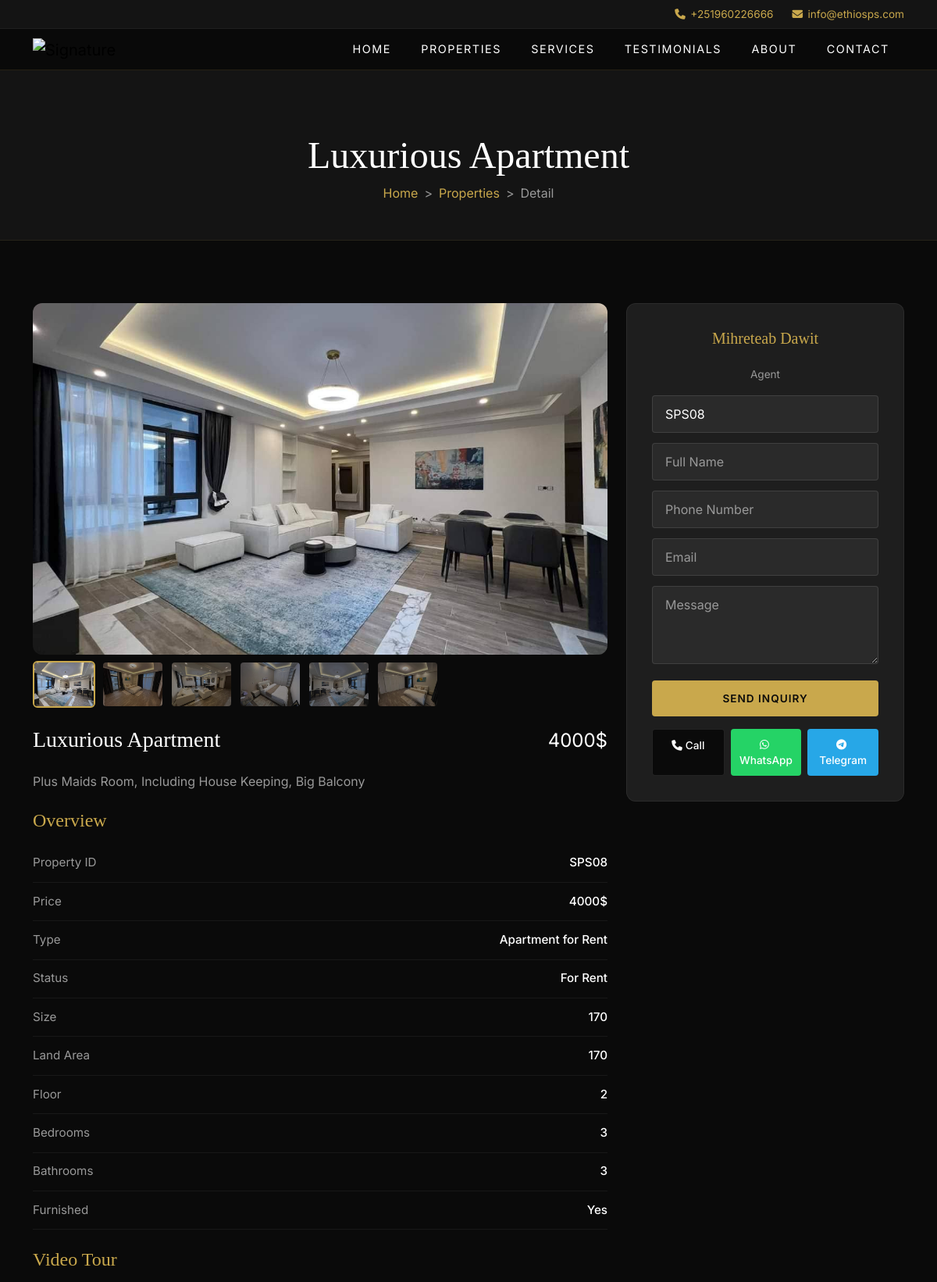
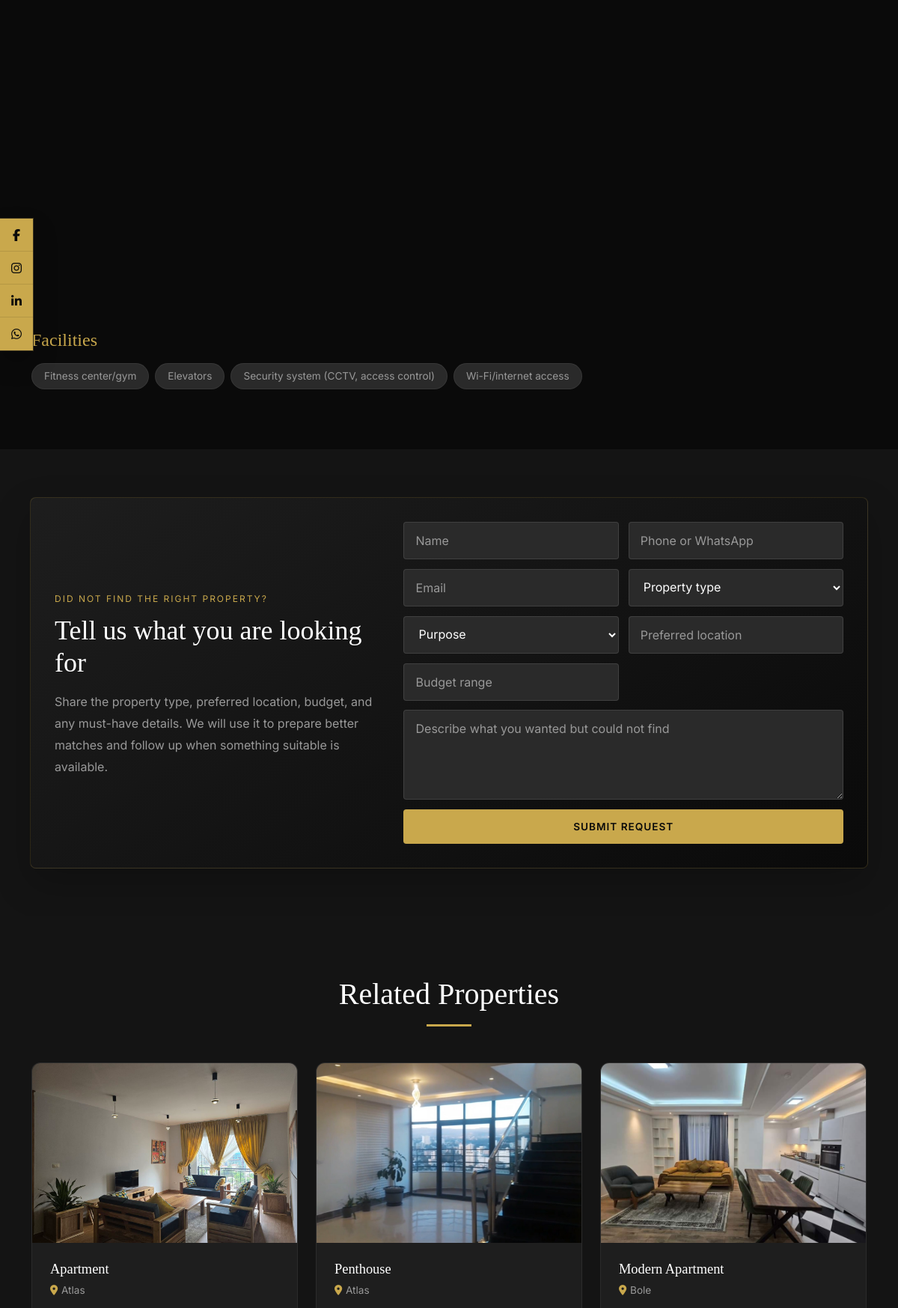
The app's page /properties/Luxurious-Apartment (upper part) with its own data (2 pictures, top to bottom).
### signatureapp/models.py (models this page shows, shortened)
class contact(models.Model):
    google_map=models.CharField(max_length=600, blank=True)
    phone_number=models.CharField(max_length=600, blank=True)
    office_phone=models.CharField(max_length=600, blank=True)
    email=models.CharField(max_length=600, blank=True)
    website=models.CharField(max_length=600, blank=True)
    address=models.CharField(max_length=600, blank=True)
    facebook=models.CharField(max_length=600, blank=True)
    instagram=models.CharField(max_length=600, blank=True)
    linkden=models.CharField(max_length=600, blank=True)
    class Meta:
        verbose_name =("contact")
        verbose_name_plural =("Contact Us")

class propertys(models.Model):
    STATUS= [
        ('For Sale','For Sale'),
        ('For Rent','For Rent'),
    ]
    property_id = models.CharField(max_length=20, unique=True, blank=True, null=True)
    property_title= models.CharField(max_length=600, blank=True)
    slug= models.SlugField(unique=True, null=False)
    price = models.CharField(max_length=100,blank=True)
    price_amount   = models.IntegerField(null=True, blank=True, help_text="Numeric price value, parsed from price text")
    price_currency = models.CharField(max_length=8, blank=True, default='', help_text="ETB, USD, or empty")
    property_types = models.ForeignKey(catagory, on_delete=models.PROTECT)
    agent = models.ForeignKey(egent, on_delete=models.PROTECT,blank=True,null=True )
    facilitie = models.ManyToManyField(facilities )
    property_location= models.CharField(max_length=100,blank=True)
    property_size =models.IntegerField()
    property_area =models.IntegerField()
    property_status = models.CharField(max_length=100, choices=STATUS,default='draft')
    property_floor =models.IntegerField()
    bedrooms= models.CharField(max_length=100,blank=True)
    bathrooms= models.CharField(max_length=100,blank=True)
    furnished= models.CharField(max_length=100,blank=True)
    property_short_discription= models.TextField(blank=True)
    main_image = models.ImageField(upload_to ='products', blank=True)
    slide_1 = models.ImageField(upload_to ='products', blank=True)
    slide_2 = models.ImageField(upload_to ='products', blank=True)
    slide_3 = models.ImageField(upload_to ='products', blank=True)
    slide_4 = models.ImageField(upload_to ='products', blank=True)
    slide_5 = models.ImageField(upload_to ='products', blank=True)
    slide_6 = models.ImageField(upload_to ='products', blank=True)
    video_link=models.URLField(max_length=600, blank=True)
    last_update = models.DateTimeField(auto_now=True)
    class Meta:
        verbose_name =("propertys")
        verbose_name_plural =("Propertys")
    def _property_type_name(self):
        if not self.property_types_id:
            return ""
        return (self.property_types.catagorys or "").lower()
    @staticmethod
    def _has_display_value(value):
        if value is None:
            return False
        text = str(value).strip()
        return bool(text) and text.lower() not in {"0", "no", "none", "n/a", "na"}
    def is_land_listing(self):
        return "land" in self._property_type_name()
    def is_residential_listing(self):
        property_type = self._property_type_name()
        return any(
            keyword in property_type
            for keyword in ("apartment", "house", "villa", "penthouse", "condo")
        )
    def card_specs(self):
        if self.is_land_listing():
            specs = [
                ("fas fa-ruler-combined", "Land Area", self.property_area),
                ("fas fa-expand-arrows-alt", "Size", self.property_size),
            ]
        elif self.is_residential_listing():
            specs = [
                ("fas fa-bed", "Beds", self.bedrooms),
                ("fas fa-bath", "Baths", self.bathrooms),
            ]
        else:
            specs = [
                ("fas fa-expand-arrows-alt", "Size", self.property_size),
                ("fas fa-building", "Floor", self.property_floor),
            ]
        return [
            {"icon": icon, "label": label, "value": value}
            for icon, label, value in specs
            if self._has_display_value(value)
        ]
    def overview_specs(self):
        specs = [
            ("Property ID", self.property_id),
            ("Price", self.price),
            ("Type", self.property_types),
            ("Status", self.property_status),
        ]
        if self.is_land_listing():
            specs.extend([
                ("Land Area", self.property_area),
                ("Size", self.property_size),
            ])
        elif self.is_residential_listing():
            specs.extend([
                ("Size", self.property_size),
                ("Land Area", self.property_area),
                ("Floor", self.property_floor),
                ("Bedrooms", self.bedrooms),
                ("Bathrooms", self.bathrooms),
                ("Furnished", self.furnished),
            ])
        return [
            {"label": label, "value": value}
            for label, value in specs
            if self._has_display_value(value)
        ]

class catagory(models.Model):
    catagorys= models.CharField(max_length=600, blank=True)
    slug= models.SlugField(unique=True, null=False, blank=True)
    icon= models.ImageField(upload_to ='catagory')
    class Meta:
        verbose_name = 'Catagory'
        verbose_name_plural = 'Category'
    def __str__(self):
        return self.catagorys

class facilities(models.Model):
    facilities_name= models.CharField(max_length=600, blank=True)
    slug= models.SlugField(unique=True, null=False, blank=True)
    class Meta:
        verbose_name = 'facilities'
        verbose_name_plural = 'Facilities List'

class egent(models.Model):
    name=models.CharField(max_length=600, blank=True)
    image= models.ImageField(upload_to ='home info', blank=True )
    phone_number=models.CharField(max_length=600, blank=True)
    office_phone=models.CharField(max_length=600, blank=True)
    email=models.CharField(max_length=600, blank=True)
    facebook=models.CharField(max_length=600, blank=True)
    instagram=models.CharField(max_length=600, blank=True)
    linkden=models.CharField(max_length=600, blank=True)
    class Meta:
        verbose_name =("egent")
        verbose_name_plural =("Agent")
        ordering = ["-id"]

### signatureapp/views.py (the view)
# urls.py: path('properties/<slug:slug>', views.properties_detail, name='properties-detail'),
def properties_detail(request, slug):
    pro = propertys.objects.select_related("property_types").get(slug=slug)
    propertyss = propertys.objects.select_related("property_types").all().order_by("-id")[:3]
    contacts = contact.objects.all()
    contactss = contacts.last()
    description = pro.property_short_discription or f"{pro.property_title} in {pro.property_location}. View price, location, and property details from Signature Property Solutions."
    image_url = absolute_url(pro.main_image.url) if pro.main_image else ""
    context = {
        "pro": pro,
        "propertyss": propertyss,
        "contactss": contactss,
        "categories": catagory.objects.all(),
        "seo": build_seo(request, pro.property_title, description, image_url),
        "schema_json": property_schema(pro),
    }
    return render(request, "apartment-single.html", context)

### signatureapp/views.py (called while the page is built)
def absolute_url(path):
    return f"{settings.SITE_URL}{path}"

def build_seo(request, title, description=DEFAULT_SEO_DESCRIPTION, image_url=""):
    canonical_url = absolute_url(request.path)
    return {
        "site_name": settings.SITE_NAME,
        "title": f"{title} | {settings.SITE_NAME}",
        "description": description,
        "canonical_url": canonical_url,
        "image_url": image_url,
    }

### template/apartment-single.html (shortened to what this page needs)
{% extends 'layouts/master.html' %}
{% block content %}
{% load static %}
<div class="lux-page-header">
  <div class="container">
    <h1>{{ pro.property_title }}</h1>
    <nav aria-label="breadcrumb">
      <ol class="breadcrumb">
        <li class="breadcrumb-item"><a href="{% url 'index' %}">Home</a></li>
        <li class="breadcrumb-item"><a href="{% url 'properties' %}">Properties</a></li>
        <li class="breadcrumb-item active">Detail</li>
      </ol>
    </nav>
  </div>
</div>
<section class="lux-section lux-section-dark">
  <div class="container">
    <div class="row g-4">
      <div class="col-lg-8">
        <div class="lux-gallery mb-4">
          <img id="mainImg" src="{{ pro.main_image.url }}" alt="{{ pro.property_title }}">
          <div class="lux-gallery-thumbs">
            <img src="{{ pro.main_image.url }}" alt="thumb" class="active" onclick="document.getElementById('mainImg').src=this.src; document.querySelectorAll('.lux-gallery-thumbs img').forEach(i=>i.classList.remove('active')); this.classList.add('active');">
            {% if pro.slide_1 %}<img src="{{ pro.slide_1.url }}" alt="thumb" onclick="document.getElementById('mainImg').src=this.src; document.querySelectorAll('.lux-gallery-thumbs img').forEach(i=>i.classList.remove('active')); this.classList.add('active');">{% endif %}
            {% if pro.slide_2 %}<img src="{{ pro.slide_2.url }}" alt="thumb" onclick="document.getElementById('mainImg').src=this.src; document.querySelectorAll('.lux-gallery-thumbs img').forEach(i=>i.classList.remove('active')); this.classList.add('active');">{% endif %}
            {% if pro.slide_3 %}<img src="{{ pro.slide_3.url }}" alt="thumb" onclick="document.getElementById('mainImg').src=this.src; document.querySelectorAll('.lux-gallery-thumbs img').forEach(i=>i.classList.remove('active')); this.classList.add('active');">{% endif %}
            {% if pro.slide_4 %}<img src="{{ pro.slide_4.url }}" alt="thumb" onclick="document.getElementById('mainImg').src=this.src; document.querySelectorAll('.lux-gallery-thumbs img').forEach(i=>i.classList.remove('active')); this.classList.add('active');">{% endif %}
            {% if pro.slide_5 %}<img src="{{ pro.slide_5.url }}" alt="thumb" onclick="document.getElementById('mainImg').src=this.src; document.querySelectorAll('.lux-gallery-thumbs img').forEach(i=>i.classList.remove('active')); this.classList.add('active');">{% endif %}
          </div>
        </div>
        <div class="d-flex justify-content-between align-items-start mb-3">
          <h3>{{ pro.property_title }}</h3>
          <span class="prop-price" style="font-size:1.5rem">{{ pro.price }}</span>
        </div>
        <p style="color:var(--gray)">{{ pro.property_short_discription }}</p>
        <h4 class="mt-4 mb-3" style="color:var(--gold)">Overview</h4>
        <table class="lux-overview-table">
          {% for spec in pro.overview_specs %}
          <tr><td>{{ spec.label }}</td><td>{{ spec.value }}</td></tr>
          {% endfor %}
        </table>
        {% if pro.video_link %}
        <h4 class="mt-4 mb-3" style="color:var(--gold)">Video Tour</h4>
        <div class="ratio ratio-16x9 mb-4" style="border-radius:12px;overflow:hidden">
          <iframe src="{{ pro.video_link }}" allowfullscreen></iframe>
        </div>
        {% endif %}
        <h4 class="mt-4 mb-3" style="color:var(--gold)">Facilities</h4>
        <div class="lux-facilities">
          {% for f in pro.facilitie.all %}
          <span>{{ f.facilities_name }}</span>
          {% endfor %}
        </div>
      </div>
      <div class="col-lg-4">
        <div class="lux-sidebar">
          {% if pro.agent %}
          <div class="text-center mb-3">
            <h5>{{ pro.agent.name }}</h5>
            <p style="color:var(--gray);font-size:0.85rem">Agent</p>
          </div>
          {% endif %}
          <input type="text" class="form-control" placeholder="Property ID" value="{{ pro.property_id }}">
          <input type="text" class="form-control" placeholder="Full Name">
          <input type="tel" class="form-control" placeholder="Phone Number">
          <input type="email" class="form-control" placeholder="Email">
          <textarea class="form-control" placeholder="Message"></textarea>
          <button class="btn-gold w-100 mt-2">Send Inquiry</button>
          <div class="lux-contact-btn">
            <a href="tel:+251-960-226-666" class="btn-call"><i class="fas fa-phone me-1"></i>Call</a>
            <a href="https://api.whatsapp.com/send?phone=0960226666" class="btn-whatsapp"><i class="fab fa-whatsapp me-1"></i>WhatsApp</a>
            <a href="https://web.telegram.org/k/" class="btn-telegram"><i class="fab fa-telegram me-1"></i>Telegram</a>
          </div>
        </div>
      </div>
    </div>
  </div>
</section>
{% include 'layouts/property_request_box.html' %}
<section class="lux-section lux-section-darker">
  <div class="container">
    <div class="lux-section-title">
      <h2>Related Properties</h2>
      <div class="gold-line"></div>
    </div>
    <div class="row g-4">
      {% for propertys in propertyss %}
      <div class="col-md-6 col-lg-4">
        <div class="lux-prop-card">
          <div class="card-img">
            <a href="{% url 'properties-detail' propertys.slug %}">
              <img src="{{ propertys.main_image.url }}" alt="{{ propertys.property_title }}">
            </a>
          </div>
          <div class="card-body">
            <h5><a href="{% url 'properties-detail' propertys.slug %}">{{ propertys.property_title }}</a></h5>
            <div class="prop-location"><i class="fas fa-map-marker-alt"></i>{{ propertys.property_location }}</div>
          </div>
        </div>
      </div>
      {% endfor %}
    </div>
  </div>
</section>
{% endblock %}

### template/layouts/header.html (shortened to what this page needs)
{% load static %}
<div class="lux-contact-bar d-none d-md-block">
  <div class="container d-flex justify-content-end">
    <a href="tel:{{ contactss.phone_number }}"><i class="fas fa-phone"></i>{{ contactss.phone_number }}</a>
    <a href="mailto:{{ contactss.email }}"><i class="fas fa-envelope"></i>{{ contactss.email }}</a>
  </div>
</div>
<nav class="navbar navbar-expand-lg lux-navbar">
  <div class="container">
    <a class="navbar-brand" href="{% url 'index' %}">
      <img src="{% static 'assets/images/logo.png' %}" alt="Signature">
    </a>
    <div class="collapse navbar-collapse justify-content-end" id="mainNav">
      <ul class="navbar-nav">
        <li class="nav-item"><a class="nav-link" href="{% url 'index' %}">Home</a></li>
        <li class="nav-item"><a class="nav-link" href="{% url 'properties' %}">Properties</a></li>
        <li class="nav-item"><a class="nav-link" href="{% url 'services' %}">Services</a></li>
        <li class="nav-item"><a class="nav-link" href="{% url 'testimonials' %}">Testimonials</a></li>
        <li class="nav-item"><a class="nav-link" href="{% url 'aboutus' %}">About</a></li>
        <li class="nav-item"><a class="nav-link" href="{% url 'contact' %}">Contact</a></li>
      </ul>
    </div>
  </div>
</nav>

### records on screen
contact: phone_number "+251960226666", email "info@ethiosps.com"
propertys: property_title "Luxurious Apartment", main_image (picture), slide_1 (picture), slide_2 (picture), slide_3 (picture), slide_4 (picture), slide_5 (picture), price "4000$", property_short_discription "Plus Maids Room, Including House Keeping, Big Balcony", value "SPS08" "4000$" "For Rent" "Yes", agent.name "Mihreteab Dawit", property_id "SPS08"
catagory: label "Type", value "Apartment for Rent"
facilities: facilities_name "Fitness center/gym"
facilities: facilities_name "Elevators"
facilities: facilities_name "Security system (CCTV, access control)"
facilities: facilities_name "Wi-Fi/internet access"
propertys: main_image (picture), property_title "Apartment", property_location "Atlas"
propertys: main_image (picture), property_title "Penthouse", property_location "Atlas"
propertys: main_image (picture), property_title "Modern Apartment", property_location "Bole"

### other values on screen
{{ spec.label }} "Property ID" "Price" "Status" "Size" "Land Area" "Floor" "Bedrooms" "Bathrooms" "Furnished"
{{ spec.value }} "170" "170" "2" "3" "3"
